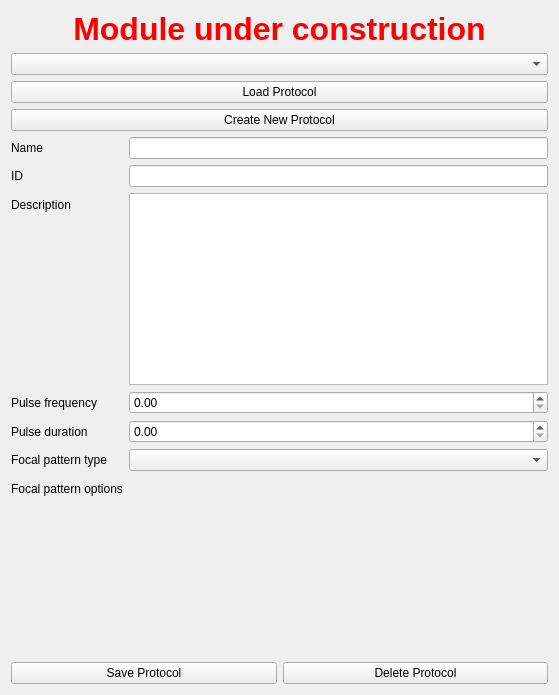
<?xml version="1.0" encoding="UTF-8"?>
<ui version="4.0">
  <class>OpenLIFUProtocolConfig</class>
  <widget class="qMRMLWidget" name="OpenLIFUProtocolConfig">
    <property name="geometry">
      <rect>
        <x>0</x>
        <y>0</y>
        <width>559</width>
        <height>695</height>
      </rect>
    </property>
    <layout class="QVBoxLayout" name="verticalLayout_3">
      <item>
        <widget class="QLabel" name="label">
          <property name="text">
            <string>Module under construction</string>
          </property>
          <property name="styleSheet">
            <string>
              color: red;
              font-size: 32px;
              font-weight: bold;
            </string>
          </property>
          <property name="alignment">
            <set>Qt::AlignCenter</set>
          </property>
        </widget>
      </item>
      <item>
        <widget class="ctkComboBox" name="protocolSelector">
          <property name="defaultText">
            <string>Select a protocol...</string>
          </property>
        </widget>
      </item>
      <item>
        <widget class="QPushButton" name="loadProtocolButton">
          <property name="toolTip">
            <string>Load an openlifu protocol from json</string>
          </property>
          <property name="text">
            <string>Load Protocol</string>
          </property>
        </widget>
      </item>
      <item>
        <widget class="QPushButton" name="createNewProtocolButton">
          <property name="toolTip">
            <string>Create a new openlifu protocol</string>
          </property>
          <property name="text">
            <string>Create New Protocol</string>
          </property>
        </widget>
      </item>
      <item>
        <layout class="QFormLayout" name="protocolFormLayout">
          <item row="0" column="0">
            <widget class="QLabel" name="protocolNameLabel">
              <property name="text">
                <string>Name</string>
              </property>
            </widget>
          </item>
          <item row="0" column="1">
            <widget class="QLineEdit" name="protocolNameLineEdit">
              <property name="toolTip">
                <string>Protocol name</string>
              </property>
            </widget>
          </item>
          <item row="1" column="0">
            <widget class="QLabel" name="protocolIdLabel">
              <property name="text">
                <string>ID</string>
              </property>
            </widget>
          </item>
          <item row="1" column="1">
            <widget class="QLineEdit" name="protocolIdLineEdit">
              <property name="toolTip">
                <string>Protocol ID</string>
              </property>
            </widget>
          </item>
          <item row="2" column="0">
            <widget class="QLabel" name="protocolDescriptionLabel">
              <property name="text">
                <string>Description</string>
              </property>
            </widget>
          </item>
          <item row="2" column="1">
            <widget class="QPlainTextEdit" name="protocolDescriptionTextEdit">
              <property name="toolTip">
                <string>Protocol description</string>
              </property>
            </widget>
          </item>
          <item row="3" column="0">
            <widget class="QLabel" name="pulseFrequencyLabel">
              <property name="text">
                <string>Pulse frequency</string>
              </property>
            </widget>
          </item>
          <item row="3" column="1">
            <widget class="QDoubleSpinBox" name="pulseFrequencySpinBox">
              <property name="toolTip">
                <string>Frequency of the pulse in Hz</string>
              </property>
            </widget>
          </item>
          <item row="4" column="0">
            <widget class="QLabel" name="pulseDurationLabel">
              <property name="text">
                <string>Pulse duration</string>
              </property>
            </widget>
          </item>
          <item row="4" column="1">
            <widget class="QDoubleSpinBox" name="pulseDurationSpinBox">
              <property name="toolTip">
                <string>Duration of the pulse in s</string>
              </property>
            </widget>
          </item>
          <item row="5" column="0">
            <widget class="QLabel" name="focalPatternLabel">
              <property name="text">
                <string>Focal pattern type</string>
              </property>
            </widget>
          </item>
          <item row="5" column="1">
            <widget class="QComboBox" name="focalPatternComboBox">
              <property name="toolTip">
                <string>
                  Type of pattern to use to determine target points
                </string>
              </property>
            </widget>
          </item>
          <item row="6" column="0">
            <widget class="QLabel" name="focalPatternOptionsLabel">
              <property name="text">
                <string>Focal pattern options</string>
              </property>
            </widget>
          </item>
          <item row="6" column="1">
            <widget class="QStackedWidget" name="focalPatternOptionsStackedWidget">
              <property name="currentIndex">
                <number>0</number>
              </property>
              <widget class="QWidget" name="noFocalPatternPage" />
              <widget class="QWidget" name="singlePointPage">
                <layout class="QVBoxLayout" name="verticalLayout_4">
                  <item>
                    <widget class="QLabel" name="singlePointOptionsLabel">
                      <property name="text">
                        <string>
                          (No options for the single point pattern)
                        </string>
                      </property>
                      <property name="alignment">
                        <set>Qt::AlignCenter</set>
                      </property>
                    </widget>
                  </item>
                </layout>
              </widget>
              <widget class="QWidget" name="wheelPage">
                <layout class="QFormLayout" name="formLayout_2">
                  <item row="0" column="1">
                    <widget class="QCheckBox" name="wheelCenterCheckBox">
                      <property name="toolTip">
                        <string>
                          Whether to include the center point of the wheel
                          pattern
                        </string>
                      </property>
                      <property name="text">
                        <string />
                      </property>
                    </widget>
                  </item>
                  <item row="1" column="0">
                    <widget class="QLabel" name="numSpokesLabel">
                      <property name="text">
                        <string>Spokes</string>
                      </property>
                    </widget>
                  </item>
                  <item row="0" column="0">
                    <widget class="QLabel" name="wheelCenterLabel">
                      <property name="text">
                        <string>Center?</string>
                      </property>
                    </widget>
                  </item>
                  <item row="1" column="1">
                    <widget class="QSpinBox" name="numSpokesSpinBox" />
                  </item>
                  <item row="2" column="0">
                    <widget class="QLabel" name="spokeRadiusLabel">
                      <property name="text">
                        <string>Spoke Radius</string>
                      </property>
                    </widget>
                  </item>
                  <item row="2" column="1">
                    <widget class="QDoubleSpinBox" name="spokeRadiusSpinBox" />
                  </item>
                </layout>
              </widget>
            </widget>
          </item>
        </layout>
      </item>
      <item>
        <layout class="QHBoxLayout" name="protocolButtonsLayout">
          <item>
            <widget class="QPushButton" name="protocolSaveButton">
              <property name="text">
                <string>Save Protocol</string>
              </property>
            </widget>
          </item>
          <item>
            <widget class="QPushButton" name="protocolDeleteButton">
              <property name="text">
                <string>Delete Protocol</string>
              </property>
            </widget>
          </item>
        </layout>
      </item>
    </layout>
  </widget>
  <customwidgets>
    <customwidget>
      <class>qMRMLWidget</class>
      <extends>QWidget</extends>
      <header>qMRMLWidget.h</header>
      <container>1</container>
    </customwidget>
    <customwidget>
      <class>ctkComboBox</class>
      <extends>QComboBox</extends>
      <header>ctkComboBox.h</header>
      <container>1</container>
    </customwidget>
  </customwidgets>
  <resources />
  <connections />
</ui>
